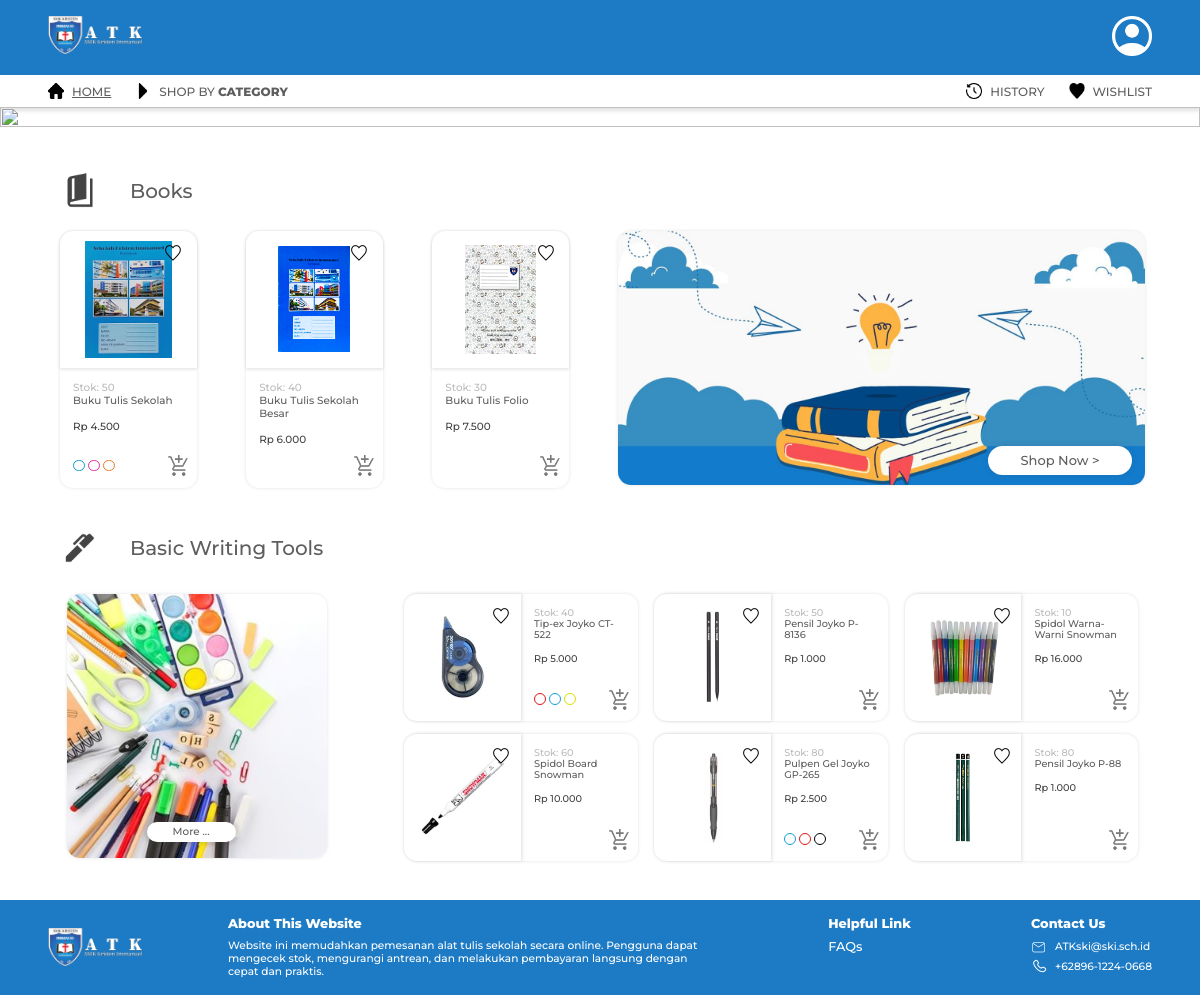
Page /front-end/pages/home/home.php on the committed database.
### tables this page shows
CREATE TABLE `products` (
  `id` int NOT NULL,
  `product_id` int NOT NULL,
  `product_name` varchar(100) NOT NULL,
  `stock` int NOT NULL DEFAULT '0',
  `price` int NOT NULL,
  `image` varchar(100) DEFAULT NULL,
  `color` varchar(10) NOT NULL DEFAULT 'Black',
  `is_bwt` int NOT NULL DEFAULT '0',
  `is_first` int NOT NULL DEFAULT '0'
);

### back-end/actions/products/get-books.php (called while the page is built)
<?php
    require_once(__DIR__ . '/../../config/db-connection.php');
    $books = [];
    $query = "SELECT * from products WHERE id IN (1,4,5)";
    $stmt = $connection->prepare($query);
    $stmt->execute();
    $result = $stmt->get_result();
    while($product = $result->fetch_assoc()) {
        $books[] = $product;
    }
?>

### back-end/actions/products/get-product-colours.php (called while the page is built)
<?php
    require_once(__DIR__ . '/../../config/db-connection.php');
    $colors = [];
    $query = "SELECT product_id, color FROM products WHERE color != 'None'";
    $result = $connection->query($query);
    while ($row = $result->fetch_assoc()) {
        $colors[$row['product_id']][] = $row['color'];
    }
?>

### back-end/actions/products/get-home-products.php (called while the page is built)
<?php
    require_once(__DIR__ . '/../../config/db-connection.php');
    $homeProducts = [];
    $query = "SELECT * FROM products
            WHERE is_bwt = 1 AND is_first = 1
            ORDER BY RAND()
            LIMIT 6";
    $stmt = $connection->prepare($query);
    $stmt->execute();
    $result = $stmt->get_result();
    while($product = $result->fetch_assoc()) {
        $homeProducts[] = $product;
    }
?>

### front-end/pages/home/home.php (the view, shortened to what this page needs)
<?php
    require_once(__DIR__ . '/../../../back-end/actions/products/get-home-products.php');
    require_once(__DIR__ . '/../../../back-end/actions/products/get-books.php');
    require_once(__DIR__ . '/../../../back-end/actions/products/get-product-colours.php');
?>
<!DOCTYPE html>
<html lang="en">
    <head>
        <link rel="stylesheet" type="text/css" href="/front-end/pages/home/styles/style.css">
        <link rel="stylesheet" type="text/css" href="/front-end/global/styles/productColor.css">
        <link rel="stylesheet" type="text/css" href="/front-end/global/styles/globalStyle.css">
        <link rel="stylesheet" type="text/css" href="/front-end/pages/home/styles/responsiveStyle.css">
    </head>
    <body>
        <header>
            <div id="header">
                <img src="/front-end/global/resources/image/logo.png" id="logo">
                <a href="/front-end/pages/login/login.html">
                    <img src="/front-end/global/resources/image/account.png" class="accountIcon">
                </a>
            </div>
            <div id="nav">
                <div class="navSection">
                    <a href="home.html">
                        <div class="navTab">
                            <img src="/front-end/global/resources/image/home.png">
                            <p id="selectedTab">HOME</p>
                        </div>
                    </a>
                    <a href="">
                        <div class="navTab">
                            <img src="/front-end/global/resources/image/category.png">
                            <p>SHOP BY <b>CATEGORY</b></p>
                        </div>
                    </a>
                </div>
                <div class="navSection">
                    <a href="">
                        <div class="navTab">
                            <img src="/front-end/global/resources/image/history.png">
                            <p>HISTORY</p>
                        </div>
                    </a>
                    <a href="">
                        <div class="navTab">
                            <img src="/front-end/global/resources/image/wishlist.png">
                            <p>WISHLIST</p>
                        </div>
                    </a>
                </div>
            </div>
        </header>
        <div id="banner">
            <img src="/front-end/global/resources/image/banner.png">
        </div>
        <div id="homeSection">
            <div id="homeTitle">
                <img src="/front-end/global/resources/image/book.png">
                <p>Books</p>
            </div>
            <div class="bookProducts">
        <?php foreach($books as $index => $product): ?>
                <div class="bookProduct">
                    <div class="wishlistBookProduct">
                        <img src="/front-end/global/resources/image/wishlistFeature.png">
                    </div>
                    <div class="productImage">
                        <img src="/back-end/database/images/<?= $product['image']; ?>.png">
                    </div>
                    <div class="productDesc">
                        <p class="productStock">Stok: <?= $product['stock']; ?></p>
                        <p class="productName"><?= $product['product_name']; ?></p>
                        <p class="productPrice">Rp <?= number_format($product['price'], 0, ',', '.'); ?></p>
            <?php if (isset($colors[$product['product_id']])): ?>
                        <div class="colorForm">
                            <form class="productColor">
                <?php foreach($colors[$product['product_id']] as $color): ?>
                                <label class="colorOption" id="<?= $color ?>">
                                    <input type="checkbox" value="<?= $color ?>">
                                </label>
                <?php endforeach; ?>
                            </form>
                        </div>
            <?php endif; ?>
                    </div>
                    <div class="addToCart">
                        <img src="/front-end/global/resources/image/add.png">
                    </div>
                </div>
        <?php endforeach; ?>
                <div id="bookBanner">
                    <div id="bookBannerButton">
                        <p>Shop Now ></p>
                    </div>
                    <img src="/front-end/global/resources/image/bookBanner.png">
                </div>
            </div>
        </div>
        <div id="homeSection">
            <div id="homeTitle">
                <img src="/front-end/global/resources/image/pen.png">
                <p>Basic Writing Tools</p>
            </div>
            <div id="stationerySection">
                <div id="bannerStationery">
                    <div id="bannerStationeryButton">
                        <p>More ...</p>
                    </div>
                    <img src="/front-end/global/resources/image/bannerStationery.png">
                </div>
                <div class="stationeryProducts">
            <?php foreach($homeProducts as $index => $product): ?>
                    <div class="stationeryProduct">
                        <div class="wishlistProduct">
                            <img src="/front-end/global/resources/image/wishlistFeature.png">
                        </div>
                        <div class="productImageHorizon">
                            <img src="/back-end/database/images/<?= $product['image']; ?>.png">
                        </div>
                        <div class="productDesc">
                            <p class="productStock">Stok: <?= $product['stock']; ?></p>
                            <p class="productName"><?= $product['product_name']; ?></p>
                            <p class="productPrice">Rp <?= number_format($product['price'], 0, ',', '.'); ?></p>
                <?php if (isset($colors[$product['product_id']])): ?>
                            <div class="colorForm">
                                <form class="productColor">
                    <?php foreach($colors[$product['product_id']] as $color): ?>
                                    <label class="colorOption" id="<?= $color ?>">
                                        <input type="checkbox" value="<?= $color ?>">
                                    </label>
                    <?php endforeach; ?>
                                </form>
                            </div>
                <?php endif; ?>
                            <div class="addToCart">
                                <img src="/front-end/global/resources/image/add.png">
                            </div>
                        </div>
                    </div>
            <?php endforeach; ?>
                </div>
            </div>
        </div>
        <footer>
            <div id="footer">
                <img src="/front-end/global/resources/image/logo.png" id="logo">
                <div id="footerContent">
                    <div id="footerAbout">
                        <h4><b>About This Website</b></h4>
                        <h5>Website ini memudahkan pemesanan alat tulis sekolah secara online. Pengguna dapat mengecek stok, mengurangi antrean, dan melakukan pembayaran langsung dengan cepat dan praktis.</h5>
                    </div>
                    <div>
                        <h4><b>Helpful Link</b></h4>
                        <p>FAQs</p>
                    </div>
                    <div>
                        <h4><b>Contact Us</b></h4>
                        <div class="contact">
                            <img src="/front-end/global/resources/image/email.png">
                            <h5>ATKski@ski.sch.id</h5>
                        </div>
                        <div class="contact">
                            <img src="/front-end/global/resources/image/phone.png">
                            <h5>+62896-1224-0668</h5>
                        </div>
                    </div>
                </div>
            </div>
        </footer>
    </body>
</html>

### front-end/pages/home/styles/style.css (style rules this page uses)
#header { background-color: #1D7BC5; padding: 20px 60px 20px 60px; display: flex; justify-content: space-between; }
#logo { width: 125px; height: fit-content; }
.accountIcon { width: 50px; height: 50px; }
#nav { padding: 10px 60px 10px 30px; display: flex; box-shadow: 0px 5px 5px rgba(65, 62, 62, 0.151); justify-content: space-between; }
.navTab { display: flex; align-items: center; margin-left: 30px; }
.navTab > img { width: 20px; height: fit-content; }
.navTab > p { font-size: 15px; color: #5E5E5E; margin-left: 10px; }
#selectedTab { text-decoration: underline; text-decoration-thickness: 1px; }
.navSection { display: flex; }
#homeSection { padding: 40px 55px 0px 60px; }
#homeTitle { color: #5E5E5E; font-size: 20px; display: flex; align-items: center; padding-bottom: 20px; }
#homeTitle > img { width: 40px; height: fit-content; margin-right: 30px; }
.bookProduct { box-shadow: 0px 0px 5px rgba(65, 62, 62, 0.151); width: min-content; border-radius: 20px; position: relative; }
.productImage > img { max-width: 180px; max-height: 180px; }
.productImage { box-shadow: 0px 2px 5px rgba(65, 62, 62, 0.151); border-top-left-radius: 20px; border-top-right-radius: 20px; width: 210px; height: 210px; display: flex; justify-content: center; align-items: center; }
.wishlistBookProduct { position: absolute; top: 5px; right: 5px; display: block; }
.wishlistBookProduct > img { width: 60px; height: fit-content; }
.productDesc { padding: 20px; }
.productStock { color: #BCBCBC; }
.productName { color: #5E5E5E; padding-bottom: 20px; }
.productPrice { color: #434242; padding-bottom: 40px; }
.productColor { display: flex; align-items: center; }
.bookProducts { display: flex; justify-content: space-between; }
.colorForm { display: block; position: absolute; bottom: 25px; }
.addToCart { display: block; position: absolute; bottom: 0px; right: 0px; }
.addToCart > img { width: 60px; height: fit-content; }
.stationeryProduct { box-shadow: 0px 0px 5px rgba(65, 62, 62, 0.151); width: 360px; border-radius: 20px; position: relative; display: flex; margin: 10px; }
.productImageHorizon > img { max-height: 180px; max-width: 180px; zoom: 0.8; }
.productImageHorizon { box-shadow: 2px 0px 5px rgba(65, 62, 62, 0.151); border-top-left-radius: 20px; border-bottom-left-radius: 20px; min-width: 180px; display: flex; justify-content: center; align-items: center; }
.wishlistProduct { display: block; position: absolute; top: 5px; left: 120px; }
.wishlistProduct > img { width: 60px; height: fit-content; }
.stationeryProducts { display: flex; font-size: 15px; max-width: 1150px; justify-content: space-between; flex-wrap: wrap; }
#footer { background-color: #1D7BC5; padding: 20px 60px 20px 60px; display: flex; color: white; justify-content: space-between; align-items: center; }
#footer > img { margin-right: 100px; }
#footerAbout { max-width: 600px; }
#footerContent { display: flex; width: 100%; justify-content: space-between; }
#footerContent > div > h4 { margin-bottom: 10px; }
.contact { display: flex; align-items: center; margin-bottom: 5px; }
.contact > img { width: 20px; height: fit-content; margin-right: 10px; }
#banner > img { width: 100%; height: fit-content; }
#bookBanner { position: relative; }
#bookBanner > img { width: 810px; height: fit-content; border-radius: 20px; box-shadow: 0px 0px 5px rgba(65, 62, 62, 0.151); }
#bookBannerButton { padding: 10px 50px 10px 50px; color: #5E5E5E; background-color: white; box-shadow: 0px 0px 10px rgba(65, 62, 62, 0.151); border-radius: 50px; display: block; position: absolute; bottom: 20px; right: 20px; z-index: 1; font-size: 20px; }
#bannerStationery { position: relative; margin: 10px; }
#bannerStationery > img { width: 400px; height: fit-content; border-radius: 20px; box-shadow: 0px 0px 5px rgba(65, 62, 62, 0.151); }
#bannerStationeryButton { display: block; position: absolute; color: #5E5E5E; background-color: white; border-radius: 50px; padding: 5px 40px 5px 40px; bottom: 30px; right: 140px; box-shadow: 0px 0px 5px 5px rgba(65, 62, 62, 0.151); }
#stationerySection { display: flex; justify-content: space-between; }

### front-end/global/styles/productColor.css (style rules this page uses)
.colorOption input[type=checkbox] { appearance: none; -webkit-appearance: none; background-color: #ffffff00; width: 18px; height: 18px; border: 2px solid black; border-radius: 100px; display: flex; align-items: center; place-content: center; cursor: pointer; }
.colorOption { padding-right: 5px; }

### rows in the picture
products: image (picture), stock "50", product_name "Buku Tulis Sekolah", price "4.500"
products: image (picture), stock "40", product_name "Buku Tulis Sekolah Besar", price "6.000"
products: image (picture), stock "30", product_name "Buku Tulis Folio", price "7.500"
products: image (picture), stock "40", product_name "Tip-ex Joyko CT-522", price "5.000"
products: image (picture), stock "50", product_name "Pensil Joyko P-8136", price "1.000"
products: image (picture), stock "10", product_name "Spidol Warna-Warni Snowman", price "16.000"
products: image (picture), stock "60", product_name "Spidol Board Snowman", price "10.000"
products: image (picture), stock "80", product_name "Pulpen Gel Joyko GP-265", price "2.500"
products: image (picture), stock "80", product_name "Pensil Joyko P-88", price "1.000"
